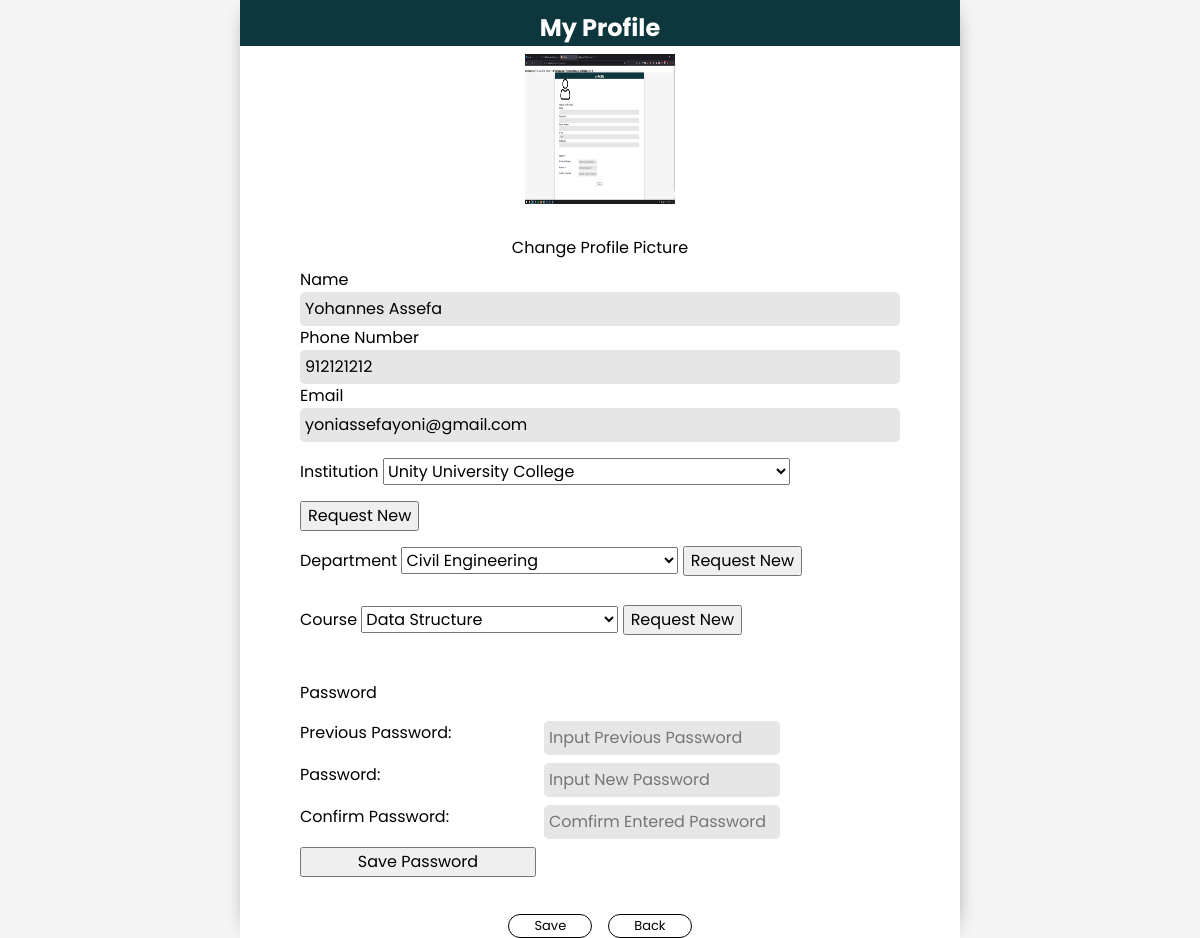
Screenshot of /public/my_profile.php (signed in) with the database file from the repository.
### tables this page shows
CREATE TABLE `examiner` (
  `ID` int(11) NOT NULL,
  `FullName` varchar(60) NOT NULL,
  `Email` varchar(60) NOT NULL,
  `Password` varchar(60) NOT NULL,
  `Sex` varchar(1) NOT NULL,
  `DeptID` int(11) DEFAULT NULL,
  `InstID` int(11) DEFAULT NULL,
  `CourseID` int(11) DEFAULT NULL,
  `PhoneNo` bigint(20) NOT NULL,
  `ImageURL` varchar(60) DEFAULT NULL,
  `verified` int(11) NOT NULL DEFAULT 0
);

CREATE TABLE `institution` (
  `ID` int(11) NOT NULL,
  `Name` varchar(60) NOT NULL,
  `Address` varchar(60) DEFAULT NULL,
  `Phone` varchar(20) DEFAULT NULL
);

CREATE TABLE `department` (
  `ID` int(11) NOT NULL,
  `Name` varchar(30) NOT NULL
);

CREATE TABLE `course` (
  `ID` int(11) NOT NULL,
  `Name` varchar(35) NOT NULL
);

### public/my_profile.php (the view, shortened to what this page needs)
<?php
        $conn= mysqli_connect("localhost","root",'',"teyake");
        $user_id = $_SESSION['id'];
        $sql_email = "SELECT * FROM examiner WHERE id =$user_id";
        $result = mysqli_query($conn, $sql_email);
        $row = mysqli_fetch_assoc($result);
        $user_email = $row['Email'];
        $user_email_dir = str_replace(".", "_", $user_email);
        $instID = $row["InstID"];
        $deptID = $row["DeptID"];
        $courseID = $row["CourseID"];
$user_id = $_SESSION['id'];
$sql_email = "SELECT * FROM examiner WHERE id =$user_id";
$result = mysqli_query($conn, $sql_email);
$row = mysqli_fetch_assoc($result);
$image_url = $row['ImageURL'];
?>
<!DOCTYPE html>
<html lang="en">
<head>
    <link rel="stylesheet" href="css/style-reset.css">
    <link rel="stylesheet" href="css/my-profile.css" />
</head>
<body>
    <div class="container">
        <div class="box">
            <h2 id="head">My Profile</h2>
            <form action="" method="POST" enctype="multipart/form-data" autocomplete="off">
                <div class="paded">
                    <div class="profile-pic">
                        <label for="confirm" class="profile-pic-label" style="cursor: pointer;">
                            <?php if($image_url == NULL): ?>
                            <img src="../public/media/images/user.png" alt="User Icon" onclick="triggerClick()"
                                width="150px" height="150px" id="profileDisplay">
                            <?php elseif($image_url !=NULL): ?>
                            <img src=<?php echo"../public/uploads/".$user_email_dir.'/'.$image_url ?> alt="User Icon"
                                onclick="triggerClick()" width="150px" height="150px" id="profileDisplay">
                            <?php endif; ?>
                            <br>
                            Change Profile Picture<br>
                        </label>
                    </div>
                    <label for="name">Name </label>
                    <input type="text" name="name" id="name" class="text" value="<?php echo $row["FullName"] ?>" />
                    <label for="phone">Phone Number </label>
                    <input type="tel" name="name" id="phone" class="text" value="<?php echo $row["PhoneNo"] ?>" />
                    <label for="email">Email </label>
                    <input type="email" name="email" id="email" class="text" placeholder="Email" min="6" max="32"
                        value="<?php echo $row["Email"] ?>" />
                    <div for="institution">Institution
                        <select name="institution" id="institution">
                            <?php
                            $retrieve_institution_query = "SELECT Name, ID FROM institution";
                            $retrieve_institution_result = mysqli_query($conn, $retrieve_institution_query);
                                while($row = mysqli_fetch_assoc($retrieve_institution_result)){
                                    echo "<option ".($instID==$row["ID"]? " selected ":" ")." value=\"".$row["ID"]."\">".$row["Name"]."</option>";
                                }
                                ?>
                        </select>
                        <button type="button" id="add-new-inst">Request New</button>
                    </div>
                    <div for="department">Department
                        <select name="department" id="department">
                            <?php
                            $retrieve_department_query = "SELECT Name, ID FROM department";
                            $retrieve_department_result = mysqli_query($conn, $retrieve_department_query);
                                while($row = mysqli_fetch_assoc($retrieve_department_result)){
                                    echo "<option ".($deptID==$row["ID"]? " selected " : ""). "value=\"".$row["ID"]."\">".$row["Name"]."</option>";
                                }
                                ?>
                        </select>
                        <button type="button" id="add-new-dep">Request New</button>
                    </div>
                    <div for="course">Course
                        <select name="course" id="course">
                            <?php
                            $retrieve_course_query = "SELECT Name, ID FROM course";
                            $retrieve_course_result = mysqli_query($conn, $retrieve_course_query);
                                while($row = mysqli_fetch_assoc($retrieve_course_result)){
                                    echo "<option ".($courseID==$row["ID"]? " selected " : ""). "value=\"".$row["ID"]."\">".$row["Name"]."</option>";
                                }
                                ?>
                        </select>
                        <button type="button" id="add-new-course">Request New</button>
                    </div>
                    <div class="password-container">
                        <label for="password">Password</label>
                        <div class="password-changer">
                            <label for="password">Previous Password:</label>
                            <input type="password" class="text" name="pass" id="prev-password-input"
                                placeholder="Input Previous Password" autocomplete="off" />
                            <label for="password">Password:</label>
                            <input type="password" class="text" name="pass" id="password-input"
                                placeholder="Input New Password" />
                            <label for="comfirm">Confirm Password:</label>
                            <input type="password" class="text" name="comfirm" id="comfirm-password"
                                placeholder="Comfirm Entered Password" />
                            <button type="button" id="save-pass">Save Password</button>
                            <p id="PasserrorMsg"></p>
                        </div>
                    </div>
                    <div class="btns-container">
                        <button type="submit" name="upload" id="save-edit-btn" class="btn">Save</button>
                        <button type="button" id="back-btn" class="btn">Back</button>
                    </div>
                </div>
            </form>
        </div>
    </div>
</body>
</html>

### public/css/my-profile.css (style rules this page uses)
.container { min-height: 100vh; display: flex; justify-content: center; background-color: #f5f5f5; }
.box { width: 60%; background-color: white; box-shadow: 1px 1px 25px -15px; }
.paded { padding: 0 60px; display: flex; flex-direction: column; }
#head { color: white; text-align: center; background-color: #0d363d; padding-top: 10px; }
.btn { color: black; font-weight: normal; font-size: small; padding: 1px 25px; border-radius: 15px; margin-top: 5px; border: 1px solid black; background-color: white; outline: none; }
.text { border-radius: 5px; padding: 5px; width: 100%; background-color: #e6e6e6; border: none; }
.password-container { padding: 2rem 0; display: flex; flex-direction: column; }
.password-container input { max-width: 15rem; }
#institution, #department, #course { margin-block: 1rem; min-width: 30%; }
#save-edit-btn, #back-btn { align-self: center; }
.password-changer { display: grid; grid-template-columns: repeat(2, minmax(0, 1fr)); padding-top: 1rem; gap: 0.5rem; max-width: 30rem; }
.password-changer p { color: red; }
.profile-pic { padding: 0.5rem; display: flex; flex-direction: column; align-items: center; }
.profile-pic-label { display: flex; flex-direction: column; align-items: center; gap: 0.5rem; }
.btns-container { display: flex; gap: 1rem; justify-content: center; }
label { min-width: 100%; }

### rows the page displays
examiner: Email+ImageURL (picture), name "Yohannes Assefa", name "912121212", email "yoniassefayoni@gmail.com", institution "Unity University College", department "Civil Engineering", course "Data Structure"
